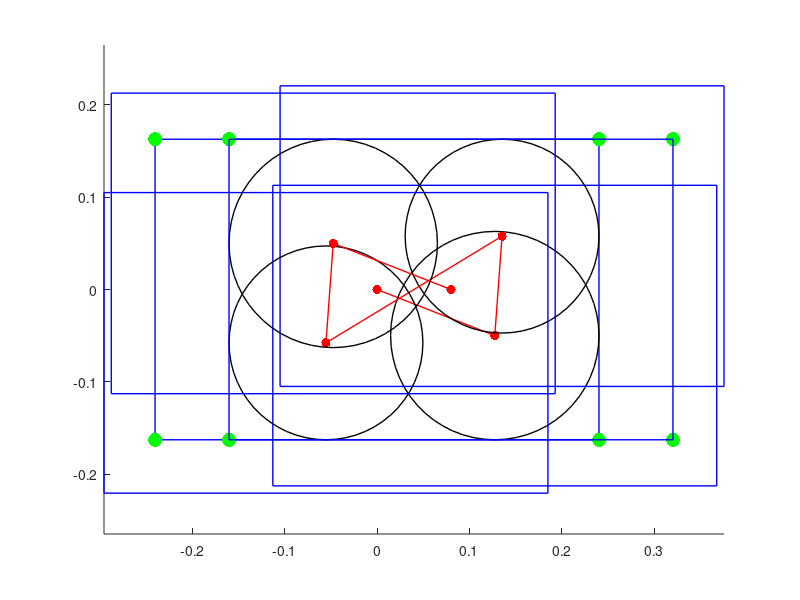

Recreate this plot in MATLAB.
%%
clc;
clear all;
close all;

%%
init_poly_width = 0.325;
init_poly_length = 0.48;
step_length = 0.08;

init_LF_x = 0.5 * init_poly_length;
init_LF_y = 0.5 * init_poly_width;

init_LR_x = -0.5 * init_poly_length;
init_LR_y = 0.5 * init_poly_width;

init_RF_x = 0.5 * init_poly_length;
init_RF_y = -0.5 * init_poly_width;

init_RR_x = -0.5 * init_poly_length;
init_RR_y = -0.5 * init_poly_width;

% every footend position under WORLD
LF_world_x = init_LF_x;
LF_world_y = init_LF_y;
LR_world_x = init_LR_x;
LR_world_y = init_LR_y;
RF_world_x = init_RF_x;
RF_world_y = init_RF_y;
RR_world_x = init_RR_x;
RR_world_y = init_RR_y;

right_angle_side_1 = 0;
right_angle_side_2 = 0;
hypotenuse = 0;
max_inscribed_circle_radius = 0;
ref_x = 0;
ref_y = 0;
init_CoG_x = 0;
init_CoG_y = 0;

% plot
% axis([-5 22 -4 4]);
axis equal;
hold on;
plot(0,0,'r.','MarkerSize',20);
hold on;
plot([init_LF_x,init_LR_x,init_RR_x,init_RF_x,init_LF_x] , [init_LF_y,init_LR_y,init_RR_y,init_RF_y,init_LF_y],'b','linewidth',1.0);
hold on;
plot(LF_world_x,LF_world_y,'g.','MarkerSize',30);
hold on;
plot(LR_world_x,LR_world_y,'g.','MarkerSize',30);
hold on;
plot(RF_world_x,RF_world_y,'g.','MarkerSize',30);
hold on;
plot(RR_world_x,RR_world_y,'g.','MarkerSize',30);
hold on;
pause(1);


%%
for i = 1:1
        % %%%%%%%%%%%%%% LR %%%%%%%%%%%%%% %
        % get the length of three sides of the support triangle
        right_angle_side_1 = init_poly_width;
        right_angle_side_2 = init_poly_length;
        hypotenuse = sqrt(right_angle_side_1 * right_angle_side_1 + right_angle_side_2 * right_angle_side_2);

        % get the maximum inscribed circle radius
        max_inscribed_circle_radius = right_angle_side_1 * right_angle_side_2 / ...
                                          (right_angle_side_1 + right_angle_side_2 + hypotenuse);

        % take the footend of RF as the reference point
        ref_x = init_RF_x;
        ref_y = init_RF_y;

        % end position of the 1st change of center of gravity
        I_CoG_x = ref_x - max_inscribed_circle_radius + init_CoG_x;
        I_CoG_y = ref_y + max_inscribed_circle_radius + init_CoG_y;
        
        % position of every footend under this CoG
        % before swing
        I_LF_pos_x_before = LF_world_x - I_CoG_x;
        I_LF_pos_y_before = LF_world_y - I_CoG_y;
        I_LR_pos_x_before = LR_world_x - I_CoG_x;
        I_LR_pos_y_before = LR_world_y - I_CoG_y;
        I_RF_pos_x_before = RF_world_x - I_CoG_x;
        I_RF_pos_y_before = RF_world_y - I_CoG_y;
        I_RR_pos_x_before = RR_world_x - I_CoG_x;
        I_RR_pos_y_before = RR_world_y - I_CoG_y;
        
        % swing
        LR_world_x = LR_world_x + step_length;
        LR_world_y = LR_world_y;
        
        % after swing
        I_LF_pos_x_after = LF_world_x - I_CoG_x;
        I_LF_pos_y_after = LF_world_y - I_CoG_y;
        I_LR_pos_x_after = LR_world_x - I_CoG_x;
        I_LR_pos_y_after = LR_world_y - I_CoG_y;
        I_RF_pos_x_after = RF_world_x - I_CoG_x;
        I_RF_pos_y_after = RF_world_y - I_CoG_y;
        I_RR_pos_x_after = RR_world_x - I_CoG_x;
        I_RR_pos_y_after = RR_world_y - I_CoG_y;
        
        % plot
        plot(I_CoG_x,I_CoG_y,'r.','MarkerSize',20);
        hold on;
        plot([I_CoG_x+init_LF_x,I_CoG_x+init_LR_x,I_CoG_x+init_RR_x,I_CoG_x+init_RF_x,I_CoG_x+init_LF_x] ,...
             [I_CoG_y+init_LF_y,I_CoG_y+init_LR_y,I_CoG_y+init_RR_y,I_CoG_y+init_RF_y,I_CoG_y+init_LF_y],'b','linewidth',1.0);
        hold on;
        plot([init_CoG_x,I_CoG_x] , [init_CoG_y,I_CoG_y],'r','linewidth',1.0);
        hold on;
        rectangle('Position', [I_CoG_x - max_inscribed_circle_radius, I_CoG_y - max_inscribed_circle_radius, 2 * max_inscribed_circle_radius, 2 * max_inscribed_circle_radius], 'Curvature', [1,1], 'linewidth', 1);
        hold on;
        plot(LF_world_x,LF_world_y,'g.','MarkerSize',30);
        hold on;
        plot(LR_world_x,LR_world_y,'g.','MarkerSize',30);
        hold on;
        plot(RF_world_x,RF_world_y,'g.','MarkerSize',30);
        hold on;
        plot(RR_world_x,RR_world_y,'g.','MarkerSize',30);
        hold on;
        pause(1);



        % %%%%%%%%%%%%%% RR %%%%%%%%%%%%%% %
        % get the length of three sides of the support triangle
        right_angle_side_1 = init_poly_width;
        right_angle_side_2 = init_poly_length - step_length;
        hypotenuse = sqrt(right_angle_side_1 * right_angle_side_1 + right_angle_side_2 * right_angle_side_2);

        % get the maximum inscribed circle radius
        max_inscribed_circle_radius = right_angle_side_1 * right_angle_side_2 / ...
                                          (right_angle_side_1 + right_angle_side_2 + hypotenuse);

        % take the footend of LF as the reference point
        ref_x = init_LF_x;
        ref_y = init_LF_y;

        % end position of the 2nd change of center of gravity
        II_CoG_x = ref_x - max_inscribed_circle_radius + init_CoG_x;
        II_CoG_y = ref_y - max_inscribed_circle_radius + init_CoG_y;
        
        % position of every footend under this CoG
        % before swing
        II_LF_pos_x_before = LF_world_x - II_CoG_x;
        II_LF_pos_y_before = LF_world_y - II_CoG_y;
        II_LR_pos_x_before = LR_world_x - II_CoG_x;
        II_LR_pos_y_before = LR_world_y - II_CoG_y;
        II_RF_pos_x_before = RF_world_x - II_CoG_x;
        II_RF_pos_y_before = RF_world_y - II_CoG_y;
        II_RR_pos_x_before = RR_world_x - II_CoG_x;
        II_RR_pos_y_before = RR_world_y - II_CoG_y;
        
        % swing
        RR_world_x = RR_world_x + step_length;
        RR_world_y = RR_world_y;
        
        % after swing
        II_LF_pos_x_after = LF_world_x - II_CoG_x;
        II_LF_pos_y_after = LF_world_y - II_CoG_y;
        II_LR_pos_x_after = LR_world_x - II_CoG_x;
        II_LR_pos_y_after = LR_world_y - II_CoG_y;
        II_RF_pos_x_after = RF_world_x - II_CoG_x;
        II_RF_pos_y_after = RF_world_y - II_CoG_y;
        II_RR_pos_x_after = RR_world_x - II_CoG_x;
        II_RR_pos_y_after = RR_world_y - II_CoG_y;
        
        % plot
        plot(II_CoG_x,II_CoG_y,'r.','MarkerSize',20);
        hold on;
        plot([II_CoG_x+init_LF_x,II_CoG_x+init_LR_x,II_CoG_x+init_RR_x,II_CoG_x+init_RF_x,II_CoG_x+init_LF_x] ,...
             [II_CoG_y+init_LF_y,II_CoG_y+init_LR_y,II_CoG_y+init_RR_y,II_CoG_y+init_RF_y,II_CoG_y+init_LF_y],'b','linewidth',1.0);
        hold on;
        plot([I_CoG_x,II_CoG_x] , [I_CoG_y,II_CoG_y],'r','linewidth',1.0);
        hold on;
        rectangle('Position', [II_CoG_x - max_inscribed_circle_radius, II_CoG_y - max_inscribed_circle_radius, 2 * max_inscribed_circle_radius, 2 * max_inscribed_circle_radius], 'Curvature', [1,1], 'linewidth', 1);
        hold on;
        plot(LF_world_x,LF_world_y,'g.','MarkerSize',30);
        hold on;
        plot(LR_world_x,LR_world_y,'g.','MarkerSize',30);
        hold on;
        plot(RF_world_x,RF_world_y,'g.','MarkerSize',30);
        hold on;
        plot(RR_world_x,RR_world_y,'g.','MarkerSize',30);
        hold on;
        pause(1);



        % %%%%%%%%%%%%%% LF %%%%%%%%%%%%%% %
        % get the length of three sides of the support triangle
        right_angle_side_1 = init_poly_width;
        right_angle_side_2 = init_poly_length - step_length;
        hypotenuse = sqrt(right_angle_side_1 * right_angle_side_1 + right_angle_side_2 * right_angle_side_2);

        % get the maximum inscribed circle radius
        max_inscribed_circle_radius = right_angle_side_1 * right_angle_side_2 / ...
                                          (right_angle_side_1 + right_angle_side_2 + hypotenuse);

        % take the footend of RR as the reference point
        ref_x = init_RR_x + step_length;
        ref_y = init_RR_y;

        % end position of the 3rd change of center of gravity
        III_CoG_x = ref_x + max_inscribed_circle_radius + init_CoG_x;
        III_CoG_y = ref_y + max_inscribed_circle_radius + init_CoG_y;
        
        % position of every footend under this CoG
        % before swing
        III_LF_pos_x_before = LF_world_x - III_CoG_x;
        III_LF_pos_y_before = LF_world_y - III_CoG_y;
        III_LR_pos_x_before = LR_world_x - III_CoG_x;
        III_LR_pos_y_before = LR_world_y - III_CoG_y;
        III_RF_pos_x_before = RF_world_x - III_CoG_x;
        III_RF_pos_y_before = RF_world_y - III_CoG_y;
        III_RR_pos_x_before = RR_world_x - III_CoG_x;
        III_RR_pos_y_before = RR_world_y - III_CoG_y;
        
        % swing
        LF_world_x = LF_world_x + step_length;
        LF_world_y = LF_world_y;
        
        % after swing
        III_LF_pos_x_after = LF_world_x - III_CoG_x;
        III_LF_pos_y_after = LF_world_y - III_CoG_y;
        III_LR_pos_x_after = LR_world_x - III_CoG_x;
        III_LR_pos_y_after = LR_world_y - III_CoG_y;
        III_RF_pos_x_after = RF_world_x - III_CoG_x;
        III_RF_pos_y_after = RF_world_y - III_CoG_y;
        III_RR_pos_x_after = RR_world_x - III_CoG_x;
        III_RR_pos_y_after = RR_world_y - III_CoG_y;
        
        % plot
        plot(III_CoG_x,III_CoG_y,'r.','MarkerSize',20);
        hold on;
        plot([III_CoG_x+init_LF_x,III_CoG_x+init_LR_x,III_CoG_x+init_RR_x,III_CoG_x+init_RF_x,III_CoG_x+init_LF_x] ,...
             [III_CoG_y+init_LF_y,III_CoG_y+init_LR_y,III_CoG_y+init_RR_y,III_CoG_y+init_RF_y,III_CoG_y+init_LF_y],'b','linewidth',1.0);
        hold on;
        plot([II_CoG_x,III_CoG_x] , [II_CoG_y,III_CoG_y],'r','linewidth',1.0);
        hold on;
        rectangle('Position', [III_CoG_x - max_inscribed_circle_radius, III_CoG_y - max_inscribed_circle_radius, 2 * max_inscribed_circle_radius, 2 * max_inscribed_circle_radius], 'Curvature', [1,1], 'linewidth', 1);
        hold on;
        plot(LF_world_x,LF_world_y,'g.','MarkerSize',30);
        hold on;
        plot(LR_world_x,LR_world_y,'g.','MarkerSize',30);
        hold on;
        plot(RF_world_x,RF_world_y,'g.','MarkerSize',30);
        hold on;
        plot(RR_world_x,RR_world_y,'g.','MarkerSize',30);
        hold on;
        pause(1);



        % %%%%%%%%%%%%%% RF %%%%%%%%%%%%%% %
        % get the length of three sides of the support triangle
        right_angle_side_1 = init_poly_width;
        right_angle_side_2 = init_poly_length;
        hypotenuse = sqrt(right_angle_side_1 * right_angle_side_1 + right_angle_side_2 * right_angle_side_2);

        % get the maximum inscribed circle radius
        max_inscribed_circle_radius = right_angle_side_1 * right_angle_side_2 / ...
                                          (right_angle_side_1 + right_angle_side_2 + hypotenuse);

        % take the footend of LR as the reference point
        ref_x = init_LR_x + step_length;
        ref_y = init_LR_y;

        % end position of the 4th change of center of gravity
        IV_CoG_x = ref_x + max_inscribed_circle_radius + init_CoG_x;
        IV_CoG_y = ref_y - max_inscribed_circle_radius + init_CoG_y;
        
        % position of every footend under this CoG
        % before swing
        IV_LF_pos_x_before = LF_world_x - IV_CoG_x;
        IV_LF_pos_y_before = LF_world_y - IV_CoG_y;
        IV_LR_pos_x_before = LR_world_x - IV_CoG_x;
        IV_LR_pos_y_before = LR_world_y - IV_CoG_y;
        IV_RF_pos_x_before = RF_world_x - IV_CoG_x;
        IV_RF_pos_y_before = RF_world_y - IV_CoG_y;
        IV_RR_pos_x_before = RR_world_x - IV_CoG_x;
        IV_RR_pos_y_before = RR_world_y - IV_CoG_y;
        
        % swing
        RF_world_x = RF_world_x + step_length;
        RF_world_y = RF_world_y;
        
        % after swing
        IV_LF_pos_x_after = LF_world_x - IV_CoG_x;
        IV_LF_pos_y_after = LF_world_y - IV_CoG_y;
        IV_LR_pos_x_after = LR_world_x - IV_CoG_x;
        IV_LR_pos_y_after = LR_world_y - IV_CoG_y;
        IV_RF_pos_x_after = RF_world_x - IV_CoG_x;
        IV_RF_pos_y_after = RF_world_y - IV_CoG_y;
        IV_RR_pos_x_after = RR_world_x - IV_CoG_x;
        IV_RR_pos_y_after = RR_world_y - IV_CoG_y;
        
        % plot
        plot(IV_CoG_x,IV_CoG_y,'r.','MarkerSize',20);
        hold on;
        plot([IV_CoG_x+init_LF_x,IV_CoG_x+init_LR_x,IV_CoG_x+init_RR_x,IV_CoG_x+init_RF_x,IV_CoG_x+init_LF_x] ,...
             [IV_CoG_y+init_LF_y,IV_CoG_y+init_LR_y,IV_CoG_y+init_RR_y,IV_CoG_y+init_RF_y,IV_CoG_y+init_LF_y],'b','linewidth',1.0);
        hold on;
        plot([III_CoG_x,IV_CoG_x] , [III_CoG_y,IV_CoG_y],'r','linewidth',1.0);
        hold on;
        rectangle('Position', [IV_CoG_x - max_inscribed_circle_radius, IV_CoG_y - max_inscribed_circle_radius, 2 * max_inscribed_circle_radius, 2 * max_inscribed_circle_radius], 'Curvature', [1,1], 'linewidth', 1);
        hold on;
        plot(LF_world_x,LF_world_y,'g.','MarkerSize',30);
        hold on;
        plot(LR_world_x,LR_world_y,'g.','MarkerSize',30);
        hold on;
        plot(RF_world_x,RF_world_y,'g.','MarkerSize',30);
        hold on;
        plot(RR_world_x,RR_world_y,'g.','MarkerSize',30);
        hold on;
        pause(1);

        

        % %%%%%%%%%%%%%% RETURN %%%%%%%%%%%%%% %
        V_CoG_x = step_length + init_CoG_x;
        V_CoG_y = 0.0 + init_CoG_y;
        
        % position of every footend under this CoG
        V_LF_pos_x_before = LF_world_x - V_CoG_x;
        V_LF_pos_y_before = LF_world_y - V_CoG_y;
        V_LR_pos_x_before = LR_world_x - V_CoG_x;
        V_LR_pos_y_before = LR_world_y - V_CoG_y;
        V_RF_pos_x_before = RF_world_x - V_CoG_x;
        V_RF_pos_y_before = RF_world_y - V_CoG_y;
        V_RR_pos_x_before = RR_world_x - V_CoG_x;
        V_RR_pos_y_before = RR_world_y - V_CoG_y;

        % plot
        plot(V_CoG_x,V_CoG_y,'r.','MarkerSize',20);
        hold on;
        plot([V_CoG_x+init_LF_x,V_CoG_x+init_LR_x,V_CoG_x+init_RR_x,V_CoG_x+init_RF_x,V_CoG_x+init_LF_x] ,...
             [V_CoG_y+init_LF_y,V_CoG_y+init_LR_y,V_CoG_y+init_RR_y,V_CoG_y+init_RF_y,V_CoG_y+init_LF_y],'b','linewidth',1.0);
        hold on;
        plot([IV_CoG_x,V_CoG_x] , [IV_CoG_y,V_CoG_y],'r','linewidth',1.0);
        hold on;
        pause(1);
        
        
        
        
        % %%%%%%%%%%%%%% UPDATE %%%%%%%%%%%%%% %
        init_CoG_x = V_CoG_x;
        init_CoG_y = V_CoG_y;
end



















































